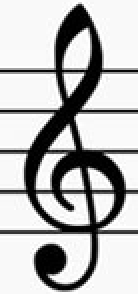
#> input picture SheetVision-master/resources/template/g_clef.png, 69 x 147 px, found by its file name (shown 2 times larger); the run also reads 1 picture not shown here
$ python main.py resources/template/staff.png
#> lines starting #> are read from the running program, lines starting #| are printed output that depends on the picture
### SheetVision/best_fit.py
import cv2
import numpy as np # 다차원 배열 객체를 다루는 라이브러리

def fit(img, templates, start_percent, stop_percent, threshold): # (전체이미지, 찾고 싶은 이미지, 50, 150, 0.77)
    img_width, img_height = img.shape[::-1] #img.shape에서 width랑 height가져오기
    best_location_count = -1
    best_locations = []
    best_scale = 1

    '''
    plt.axis([0, 2, 0, 1]) # 세로축의 값을 의미합니다.
    plt.show(block=False)
    x = []
    y = []
    '''

    for scale in [i/100.0 for i in range(start_percent, stop_percent + 1, 3)]: # 3pixel만큼 뛰면서 검색 (50,150)
        locations = []
        location_count = 0
        for template in templates:
            template = cv2.resize(template, None,
                fx = scale, fy = scale, interpolation = cv2.INTER_CUBIC) # 이미지를 축소 합니다.
            template_width,template_height=template.shape[::-1]
            if img_height>=template_height and img_width>=template_width:
                result = cv2.matchTemplate(img, template, cv2.TM_CCOEFF_NORMED)
                result = np.where(result >= threshold)
                location_count += len(result[0])
                locations += [result]
        '''
        print("scale: {0}, hits: {1}".format(scale, location_count))
        x.append(location_count)
        y.append(scale)
        plt.plot(y, x)
        plt.pause(0.00001)
        '''
        if (location_count > best_location_count):
            best_location_count = location_count
            best_locations = locations
            best_scale = scale
        elif (location_count < best_location_count):
            pass


    return best_locations, best_scale

# [12 lines left out: function generate_transparent_mask, not called in this run]

### SheetVision/rectangle.py
import cv2
import math

class Rectangle(object):
    flag = 0
    def __init__(self, x, y, w, h):
        self.x = x
        self.y = y
        self.w = w
        self.h = h
        self.middle = self.x + self.w/2, self.y + self.h/2
        self.area = self.w * self.h

    # [22 lines left out: functions overlap, distance, merge, draw, not called in this run]

### SheetVision/main.py
import sys
import subprocess
import cv2
import time
import numpy as np
from best_fit import fit
from rectangle import Rectangle
from note import Note
from random import randint
from midiutil.MidiFile import MIDIFile, MIDITrack

# 라인의 모양을 저장한 위치를 가진 변수
staff_files = [
    "resources/template/staff2.png",
    "resources/template/staff.png"]
# 높은음자리표 파일 경로
g_clef_files=[
    "resources/template/g_clef.png"
    ]
# 낮음음자리표 파일 경로
bass_clef_files=[
    "resources/template/bass_clef.png"
    ]
# 음표의 모양을 저장한 위치를 가진 변수(안이 꽉 찬 모양)
quarter_files = [
    "resources/template/quarter.png",
    "resources/template/quarter_2.png",
    "resources/template/quarter_3.png",
    "resources/template/solid-note.png"]

# 샾의 모양을 저장한 위치를 가진 변수
sharp_files = [
    "resources/template/sharp.png",
    "resources/template/f-sharp.png",
    "resources/template/f-sharp2.png"]

# 플랫의 모양을 저장한 위치를 가진 변수
flat_files = [
    "resources/template/flat-line.png",
    "resources/template/flat-space.png" ]
key_changer_files = [
    "resources/template/bar_key_change.png"
]
# 2분음표의 모양을 저장한 위치를 가진 변수 (안이 비어있음) - 선의 모양도 같이 저장(맨윗줄, 맨아랫줄은 두꺼움)
half_files = [
    "resources/template/half-space.png",
    "resources/template/half-note-line.png",
    "resources/template/half-line.png",
    "resources/template/half-note-space.png"]

# 온음표의 모양을 저장한 위치를 가진 변수 (안이 비어있음) - 선의 모양도 같이 저장
whole_files = [
    "resources/template/whole-space.png",
    "resources/template/whole-note-line.png",
    "resources/template/whole-line.png",
    "resources/template/whole-note-space.png"]
right_down_tuplet_files = [
    "resources/template/tuplet_rd.png"]
right_up_tuplet_files = [
    "resources/template/tuplet_ru.png"]
wholeRest_files = [
    "resources/template/bar-rest.png", #쉼표 이미지
    "resources/template/bar-rest2.png"]
halfRest_files = [
    "resources/template/half_rest.png"]
quarterRest_files=[
    "resources/template/quarter_rest.png"]
eighthRest_files=[
    "resources/template/eight_rest.png",
    "resources/template/eight_rest2.png"]
replay_end_files = [
    "resources/template/replay_end.png",
    "resources/template/replay_end2.png"] #도돌이표 이미지 추가
replay_start_files = [
    "resources/template/replay_start.png"]

right_down_tuplet_imgs = [cv2.imread(right_down_tuplet_file, 0) for right_down_tuplet_file in right_down_tuplet_files]
#> right_down_tuplet_imgs = 1 item
right_up_tuplet_imgs = [cv2.imread(right_up_tuplet_file, 0) for right_up_tuplet_file in right_up_tuplet_files]
#> right_up_tuplet_imgs = 1 item
staff_imgs = [cv2.imread(staff_file, 0) for staff_file in staff_files]
#> staff_imgs = 2 items
g_clef_imgs = [cv2.imread(g_clef_file, 0) for g_clef_file in g_clef_files]
#> g_clef_imgs = 1 item
bass_clef_imgs = [cv2.imread(bass_clef_file, 0) for bass_clef_file in bass_clef_files]
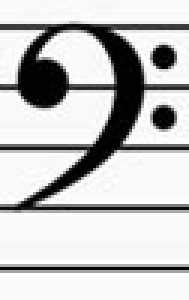
#> input picture resources/template/bass_clef.png, 63 x 100 px, found by its file name (shown 3 times larger)
#> bass_clef_imgs = 1 item
quarter_imgs = [cv2.imread(quarter_file, 0) for quarter_file in quarter_files]
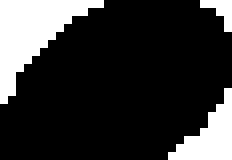
#> input picture resources/template/quarter.png, 29 x 20 px, found by its file name (shown 8 times larger)
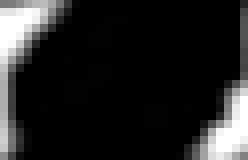
#> input picture SheetVision/resources/template/quarter_2.png, 31 x 20 px (shown 8 times larger)
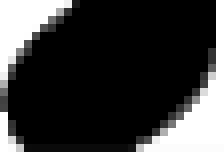
#> input picture #17cuttingMeasure/resources/template/solid-note.png, 28 x 20 px, found by its file name (shown 8 times larger)
#> quarter_imgs = 4 items
sharp_imgs = [cv2.imread(sharp_files, 0) for sharp_files in sharp_files] # 샾 이미지
#> sharp_imgs = 3 items
flat_imgs = [cv2.imread(flat_file, 0) for flat_file in flat_files]
#> flat_imgs = 2 items
key_changer_imgs = [cv2.imread(key_changer_file, 0) for key_changer_file in key_changer_files]
#> key_changer_imgs = 1 item
half_imgs = [cv2.imread(half_file, 0) for half_file in half_files]
#> half_imgs = 4 items
whole_imgs = [cv2.imread(whole_file, 0) for whole_file in whole_files]
#> whole_imgs = 4 items

staff_lower, staff_upper, staff_thresh = 50, 150, 0.77
sharp_lower, sharp_upper, sharp_thresh = 50, 150, 0.65    # thresh original : 0.70
wholeRest_imgs = [cv2.imread(wholeRest_file,0) for wholeRest_file in wholeRest_files]
#> wholeRest_imgs = 2 items
halfRest_imgs = [cv2.imread(halfRest_file,0) for halfRest_file in halfRest_files]
#> halfRest_imgs = 1 item
quarterRest_imgs = [cv2.imread(quarterRest_file,0) for quarterRest_file in quarterRest_files]
#> quarterRest_imgs = 1 item
eighthRest_imgs = [cv2.imread(eighthRest_file,0) for eighthRest_file in eighthRest_files]
#> eighthRest_imgs = 2 items

replay_start_imgs = [cv2.imread(replay_start_file, 0) for replay_start_file in replay_start_files]#replay추가
#> replay_start_imgs = 1 item
replay_end_imgs = [cv2.imread(replay_end_file, 0) for replay_end_file in replay_end_files]
#> replay_end_imgs = 2 items
flat_lower, flat_upper, flat_thresh = 50, 150, 0.77
quarter_lower, quarter_upper, quarter_thresh = 50, 100, 0.70
half_lower, half_upper, half_thresh = 50, 150, 0.70
whole_lower, whole_upper, whole_thresh = 50, 150, 0.70

wholeRest_lower,wholeRest_upper,wholeRest_thresh =50,150,0.80
halfRest_lower, halfRest_upper, halfRest_thresh =50,150,0.80
quarterRest_lower, quarterRest_upper, quarterRest_thresh =50,150,0.70
eighthRest_lower, eighthRest_upper,eighthRest_thresh= 50,100,0.85

replay_start_lower, replay_start_upper, replay_start_thresh = 50, 150, 0.75
replay_end_lower, replay_end_upper, replay_end_thresh = 50, 150, 0.75

right_down_tuplet_lower, right_down_tuplet_upper, right_down_tuplet_thresh = 50, 150, 0.7
right_up_tuplet_lower, right_up_tuplet_upper, right_up_tuplet_thresh = 50, 150, 0.7

def CutMeasures(img):
    line = [-1, -1, -1, -1, -1]
    lineSize = [0, 0, 0, 0, 0]
    measure = []
    gaplist=[]
    l = 0

    for i in range(np.size(img, 0)):
        count = 0
        for j in range(np.size(img, 1)):
            if img[i, j] == 0:
                count += 1

        if (count / np.size(img, 1)) > 0.6:
            k = 0
            while k < 5:
                if line[k] == -1:
                    break
                k += 1

            if k == 0:
                line[0] = i
                lineSize[0] += 1
            elif line[k-1] + lineSize[k-1] == i:
                lineSize[k-1] += 1
            else:
                line[k] = i
                lineSize[k] += 1
        elif line[4] != -1:
            gap = line[1] - line[0]
            measure.append(Rectangle(0, line[0] - (gap * 4), np.size(img, 1), line[4] + (gap * 8) - line[0]))
            gaplist.append(gap)
            for m in range(5):
                line[m] = -1
                lineSize[m] = 0
            l += 1
    return measure, gaplist


def deleteMeasures(img):
    for i in range(np.size(img, 0)):
        count = 0
        for j in range(np.size(img, 1)):
            if img[i, j] == 0:
                count += 1
        if (count / np.size(img, 1)) > 0.6:
            k = 0
            for h in range(np.size(img,1)):
                img[i, h] = 255

# [61 lines left out: functions find_g_clef, find_key_changer, not called in this run]

def locate_images(img, templates, start, stop, threshold): # 오선의 위치 찾는 함수
    locations, scale = fit(img, templates, start, stop, threshold)
    img_locations = []
    for i in range(len(templates)):
        w, h = templates[i].shape[::-1]
        w *= scale
        h *= scale
        img_locations.append([Rectangle(pt[0], pt[1], w, h) for pt in zip(*locations[i][::-1])])
    return img_locations

# [28 lines left out: functions isOcta, merge_recs, not called in this run]


def open_file(path):
    cmd = {'linux': 'eog', 'win32': 'explorer', 'darwin': 'open'}[sys.platform]
    subprocess.run([cmd, path])


def match_and_merge(temp_img, temp_imgs, temp_lower, temp_upper, temp_thresh):
    #locate_image받아옴
    temp_recs = locate_images(temp_img, temp_imgs, temp_lower, temp_upper, temp_thresh)
    temp_recs = merge_recs([j for i in temp_recs for j in i], 0.5)
    temp_recs_img = temp_img.copy()
    print("Matching & Merging image...")
    '''
    for r in temp_recs:
        r.draw(temp_recs_img, (0, 0, 255), 2)
    cv2.imwrite('result.png', temp_recs_img)
    open_file('result.png')
    '''

    return temp_recs

if __name__ == "__main__":
    img_file = sys.argv[1:][0]
    img = cv2.imread(img_file, 0)
#> img = 150 rows, first 6: [255, 255, 255, 255, 255, 255], [255, 255, 255, 255, 255, 255], [255, 255, 255, 255, 255, 255], [255, 255, 255, 255, 255, 255], [255, 255, 255, 255, 255, 255], [255, 255, 255, 255, 255, 255]
    img_gray = img  # cv2.cvtColor(img, cv2.COLOR_BGR2GRAY)
#> img_gray has the same summary as img
    img = cv2.cvtColor(img_gray, cv2.COLOR_GRAY2RGB)
    ret, img_gray = cv2.threshold(img_gray, 200, 255, cv2.THRESH_BINARY)
    img_width, img_height = img_gray.shape[::-1]
#> img_width = 6; img_height = 150

    staff_boxes, gaplist = CutMeasures(img_gray)
#> after the loop in CutMeasures, `for i in range(np.size(img, 0)):`: gaplist = [18]; l = 1; line = [-1, -1, -1, -1, -1]; lineSize = [0, 0, 0, 0, 0]; measure = 1 item
#> staff_boxes = 1 item; gaplist = [18]

    line_delete_img = cv2.imread(img_file, 0)
#> line_delete_img has the same summary as img
    gray_line_delete_img = line_delete_img
#> gray_line_delete_img has the same summary as img
    line_delete_img = cv2.cvtColor(gray_line_delete_img, cv2.COLOR_GRAY2RGB)
    ret, gray_line_delete_img = cv2.threshold(gray_line_delete_img, 127, 255, cv2.THRESH_BINARY)

    deleteMeasures(gray_line_delete_img)

    # sharp
    sharp_recs = match_and_merge(img_gray, sharp_imgs, sharp_lower, sharp_upper, sharp_thresh)
#> after the loop in fit, `for scale in [i/100.0 for i in range(start_percent, stop_percent + 1, ..`: best_location_count = -1; best_locations = []; best_scale = 1
#> (the run stopped early here; a loop or call above may not have finished)
